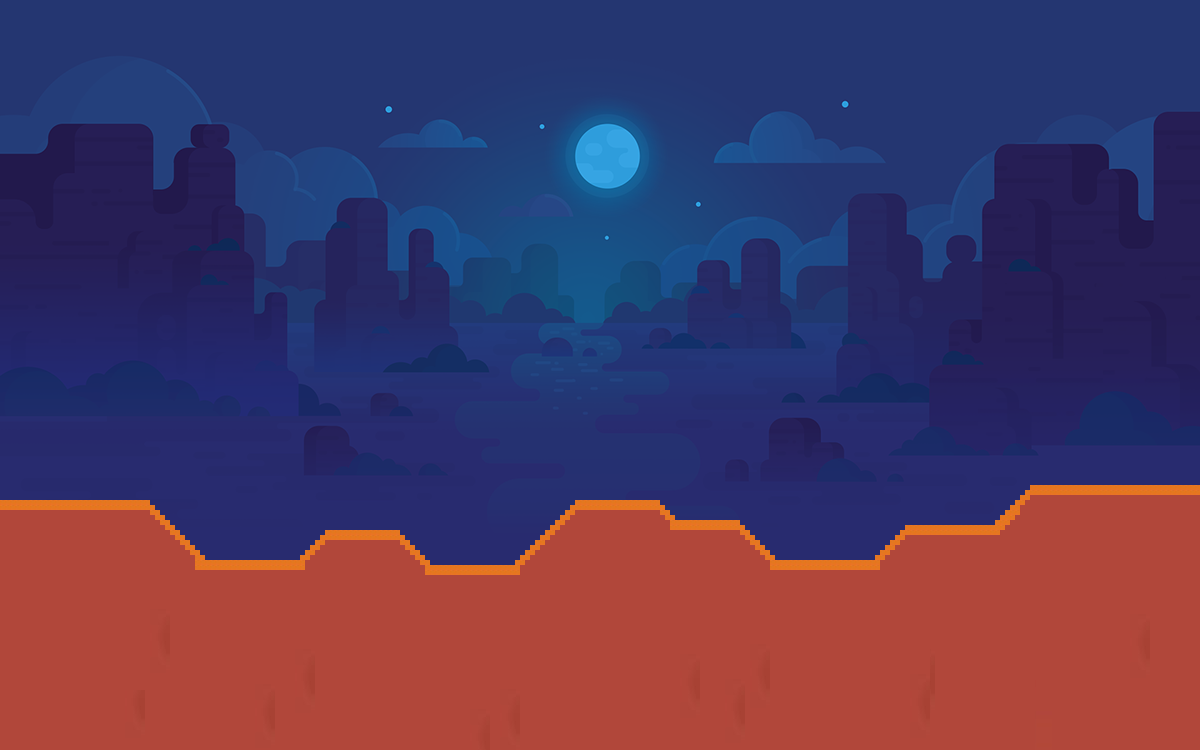

A level layout from a 2D game, rendered from its tile map. Below: a short description, then the map file with tile-grid data replaced by summaries:
An orthogonal 240x150 tile map with 5x5 px tiles, 2 tile layers (Background, GraphicTerrain), 2 tilesets and 240 objects.

<map version="1.9" tiledversion="1.9.2" orientation="orthogonal" renderorder="right-down" width="240" height="150" tilewidth="5" tileheight="5" infinite="0" nextlayerid="4" nextobjectid="249">
 <editorsettings>
  <export target="../untitledmap..tmx" format="tmx" />
 </editorsettings>
 <tileset firstgid="1" source="bgpic.tsx" />
 <tileset firstgid="32401" source="terrainpic.tsx" />
 <layer id="1" name="Background" width="240" height="150">
  <data>[36000 cells, 36000 non-empty, 32400 distinct tile ids]</data>
 </layer>
 <layer id="2" name="GraphicTerrain" width="240" height="150">
  <data>[36000 cells, 10815 non-empty, 1433 distinct tile ids]</data>
 </layer>
 <objectgroup id="3" name="Ground">
  <object id="1" x="0" y="499.818" width="4.72727" height="5.45455" />
  <object id="2" x="4.90909" y="499.636" width="5.27273" height="5.81818" />
  <object id="3" x="10.5455" y="499.636" width="4.54545" height="5.63636" />
  <object id="4" x="15.4545" y="499.818" width="4.54545" height="5.09091" />
  <object id="5" x="20.3636" y="499.455" width="4.54545" height="6" />
  <object id="6" x="25.0909" y="500.182" width="4.18182" height="4.72727" />
  <object id="7" x="29.8182" y="499.818" width="5.27273" height="4.90909" />
  <object id="8" x="35.4545" y="499.455" width="4.36364" height="5.63636" />
  <object id="9" x="40.5455" y="500" width="4.36364" height="5.09091" />
  <object id="10" x="45.2727" y="500" width="4.72727" height="5.09091" />
  <object id="11" x="50" y="499.455" width="5.27273" height="5.81818" />
  <object id="12" x="56" y="500" width="4.54545" height="5.27273" />
  <object id="13" x="61.0909" y="500" width="4" height="4.90909" />
  <object id="14" x="65.4545" y="499.636" width="4.72727" height="5.09091" />
  <object id="15" x="70.7273" y="499.455" width="4.36364" height="5.45455" />
  <object id="16" x="75.6364" y="499.455" width="4.18182" height="5.45455" />
  <object id="17" x="80.3636" y="499.636" width="4.54545" height="4.90909" />
  <object id="18" x="85.2727" y="499.455" width="4.72727" height="5.27273" />
  <object id="19" x="90.5455" y="499.636" width="4.36364" height="5.09091" />
  <object id="20" x="95.4545" y="499.636" width="4.54545" height="5.63636" />
  <object id="21" x="100.182" y="499.636" width="4.72727" height="5.27273" />
  <object id="22" x="105.273" y="499.818" width="4.90909" height="5.27273" />
  <object id="23" x="110.364" y="499.455" width="4.54545" height="5.63636" />
  <object id="24" x="115.273" y="499.273" width="4.90909" height="6.18182" />
  <object id="25" x="120.545" y="499.818" width="4.54545" height="5.27273" />
  <object id="26" x="125.273" y="499.455" width="4.72727" height="5.63636" />
  <object id="27" x="130.364" y="500.364" width="4.36364" height="4.36364" />
  <object id="28" x="135.091" y="499.818" width="5.27273" height="5.09091" />
  <object id="29" x="140.727" y="499.636" width="4.36364" height="5.27273" />
  <object id="30" x="145.455" y="499.636" width="4.54545" height="5.27273" />
  <object id="31" x="150" y="504.727" width="4.90909" height="5.27273" />
  <object id="32" x="154.909" y="509.818" width="5.09091" height="4.90909" />
  <object id="33" x="160" y="514.727" width="5.09091" height="5.45455" />
  <object id="34" x="165.091" y="519.818" width="4.90909" height="5.09091" />
  <object id="35" x="169.636" y="524.364" width="5.63636" height="5.45455" />
  <object id="36" x="175.091" y="530.182" width="4.72727" height="4.72727" />
  <object id="37" x="180.182" y="535.273" width="4.54545" height="4.18182" />
  <object id="38" x="184.545" y="539.455" width="5.63636" height="6" />
  <object id="39" x="189.818" y="545.273" width="5.09091" height="4.54545" />
  <object id="40" x="195.091" y="549.818" width="4.90909" height="5.45455" />
  <object id="41" x="200" y="555.091" width="5.09091" height="5.09091" />
  <object id="42" x="204.909" y="560.182" width="4.90909" height="4.72727" />
  <object id="43" x="210" y="560" width="4.90909" height="5.09091" />
  <object id="44" x="215.273" y="559.636" width="4.72727" height="5.45455" />
  <object id="45" x="220.182" y="559.818" width="4.90909" height="5.27273" />
  <object id="46" x="224.909" y="559.818" width="5.27273" height="5.45455" />
  <object id="47" x="230.545" y="559.818" width="4.36364" height="5.45455" />
  <object id="48" x="235.273" y="559.818" width="4.54545" height="5.09091" />
  <object id="49" x="240.182" y="559.818" width="4.90909" height="5.27273" />
  <object id="50" x="245.455" y="559.636" width="4.54545" height="5.45455" />
  <object id="51" x="250.364" y="559.636" width="4.90909" height="5.63636" />
  <object id="52" x="255.273" y="559.818" width="5.09091" height="5.27273" />
  <object id="53" x="260.545" y="560.182" width="4.36364" height="4.72727" />
  <object id="54" x="265.455" y="559.818" width="4.54545" height="5.09091" />
  <object id="55" x="270.545" y="560" width="4.18182" height="4.72727" />
  <object id="56" x="275.273" y="559.818" width="4.54545" height="5.27273" />
  <object id="57" x="280" y="560" width="4.90909" height="5.09091" />
  <object id="58" x="285.273" y="559.818" width="4.54545" height="5.09091" />
  <object id="59" x="290.364" y="559.818" width="4.18182" height="5.09091" />
  <object id="60" x="294.727" y="559.818" width="5.09091" height="5.09091" />
  <object id="61" x="300" y="555.091" width="5.09091" height="4.90909" />
  <object id="62" x="304.909" y="549.818" width="5.09091" height="4.90909" />
  <object id="63" x="309.818" y="544.909" width="4.90909" height="4.90909" />
  <object id="64" x="315.091" y="540" width="5.09091" height="5.09091" />
  <object id="65" x="320" y="535.091" width="4.90909" height="5.09091" />
  <object id="66" x="324.909" y="530" width="4.90909" height="4.90909" />
  <object id="67" x="329.818" y="529.636" width="4.90909" height="5.27273" />
  <object id="68" x="335.091" y="529.636" width="4.90909" height="5.45455" />
  <object id="69" x="340" y="529.636" width="4.72727" height="5.63636" />
  <object id="70" x="345.091" y="529.818" width="5.09091" height="5.27273" />
  <object id="71" x="350.727" y="529.455" width="4.36364" height="5.27273" />
  <object id="72" x="355.455" y="529.818" width="4.72727" height="5.09091" />
  <object id="73" x="360.364" y="529.636" width="4.36364" height="5.45455" />
  <object id="74" x="365.273" y="529.818" width="4.72727" height="5.27273" />
  <object id="75" x="370.364" y="530.364" width="4.54545" height="4.36364" />
  <object id="76" x="375.273" y="529.818" width="4.72727" height="5.27273" />
  <object id="77" x="380.182" y="529.818" width="4.54545" height="4.72727" />
  <object id="78" x="384.909" y="529.636" width="4.90909" height="5.27273" />
  <object id="79" x="390" y="529.818" width="4.90909" height="4.72727" />
  <object id="80" x="394.909" y="529.636" width="5.09091" height="5.63636" />
  <object id="81" x="400" y="535.455" width="5.27273" height="3.81818" />
  <object id="82" x="404.727" y="539.636" width="5.27273" height="5.27273" />
  <object id="83" x="410" y="544.909" width="5.09091" height="5.27273" />
  <object id="84" x="414.909" y="550" width="5.09091" height="5.09091" />
  <object id="85" x="420.182" y="554.909" width="5.09091" height="5.09091" />
  </objectgroup>
</map>
<!-- 155 of 240 objects omitted -->
